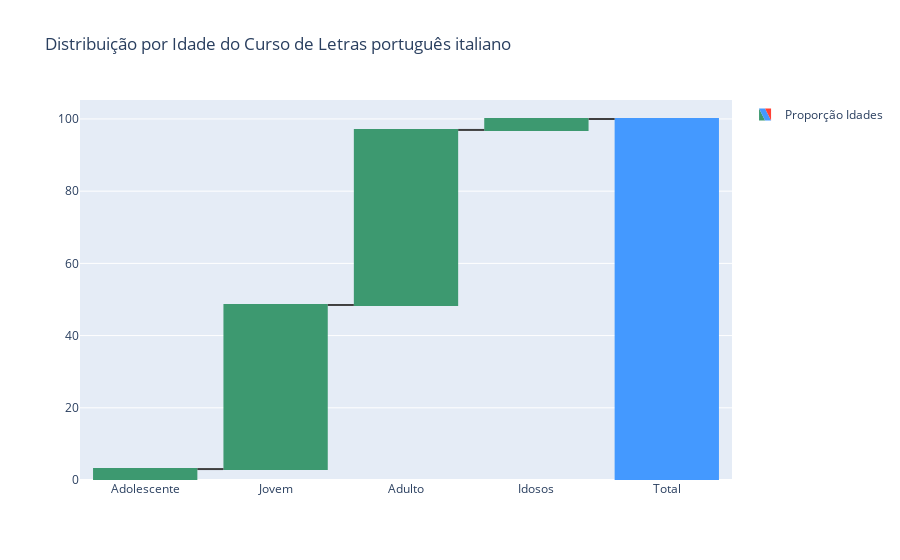

Notebook code cell kept with this figure:
### Code cell
fig = go.Figure(go.Waterfall(
    name = "Proporção Idades", orientation = "v",
    measure = ["relative", "relative", "relative", "relative", "total"],
    x = ["Adolescente", "Jovem", "Adulto", "Idosos", "Total"],
    y = [df_adolescente['%Adolescente'].values[0], df_adolescente['%Jovem'].values[0], df_adolescente['%Adulto'].values[0], df_adolescente['%Idosos'].values[0], 0],
    connector = {"line":{"color":"rgb(63, 63, 63)"}},
))

curso = df_adolescente['NO_CINE_ROTULO'].values[0]

fig.update_layout(
        title = f'Distribuição por Idade do Curso de {curso}',
        showlegend = True
)

fig.show()

### Figure 1 — Plotly figure (JSON) as saved in the notebook; plotly's stock layout.template omitted (floating-point values rounded to 4 significant figures)
{"data": [{"connector": {"line": {"color": "rgb(63, 63, 63)"}}, "measure": ["relative", "relative", "relative", "relative", "total"], "name": "Proporção Idades", "orientation": "v", "type": "waterfall", "x": ["Adolescente", "Jovem", "Adulto", "Idosos", "Total"], "y": [3.03, 45.45, 48.48, 3.03, 0]}], "layout": {"showlegend": true, "title": {"text": "Distribuição por Idade do Curso de Letras português italiano"}}}
